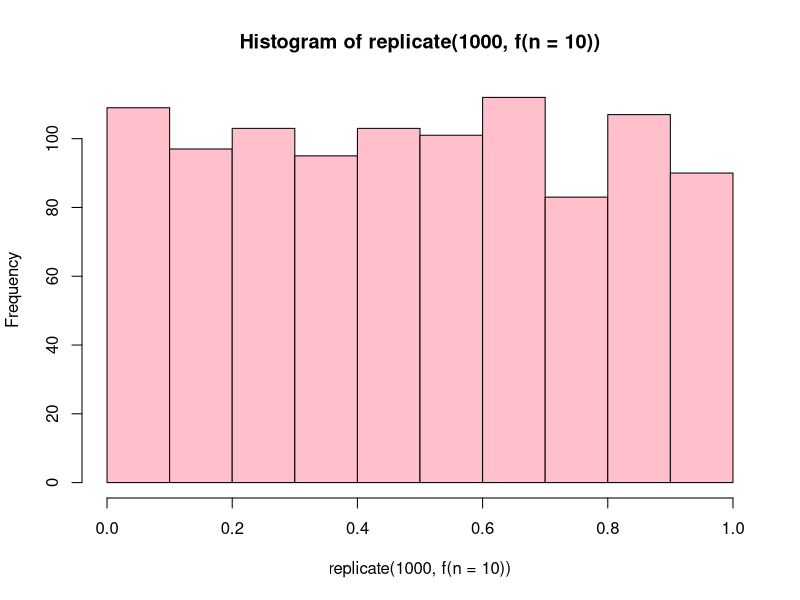
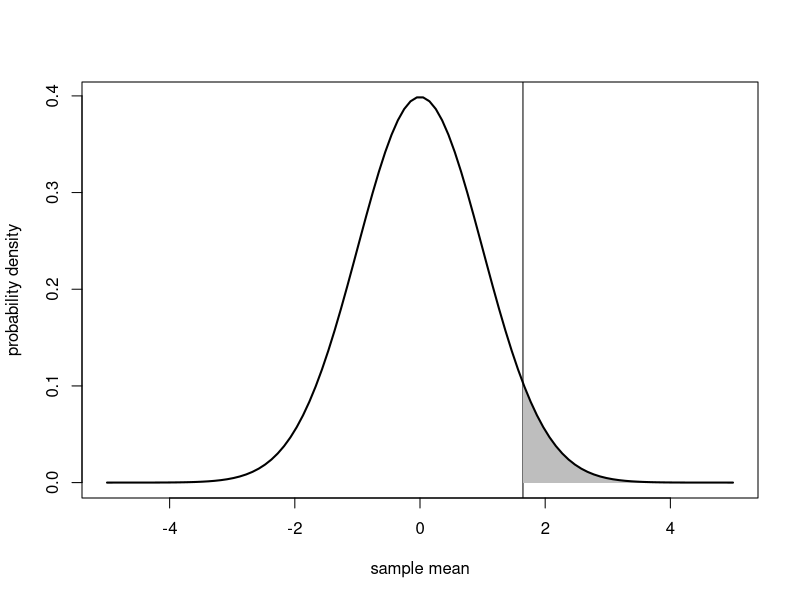
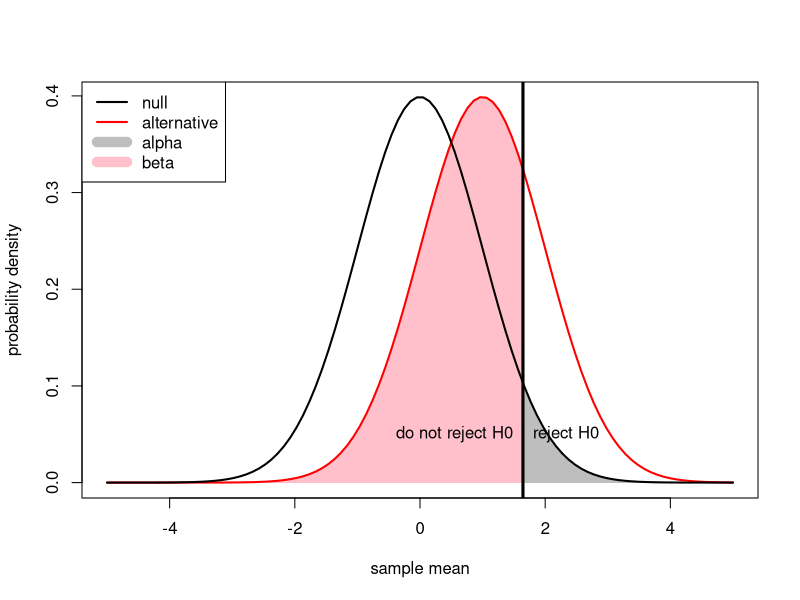
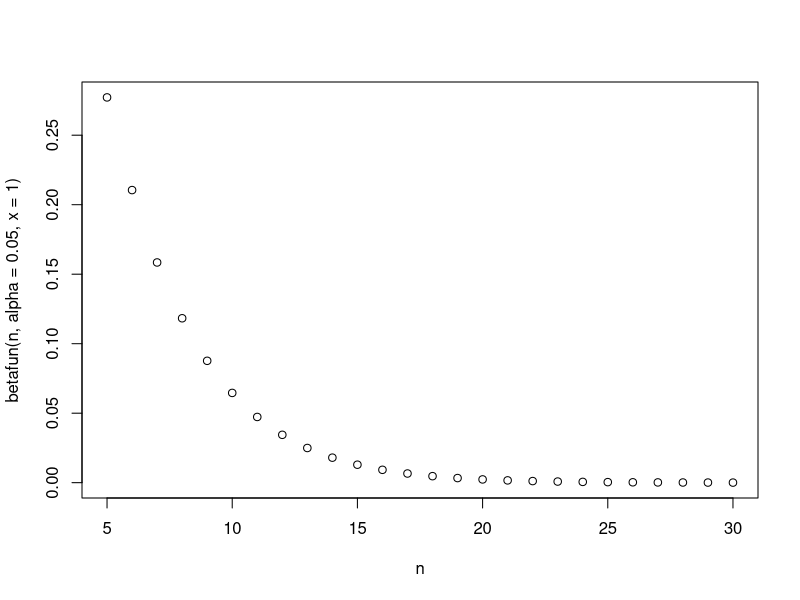
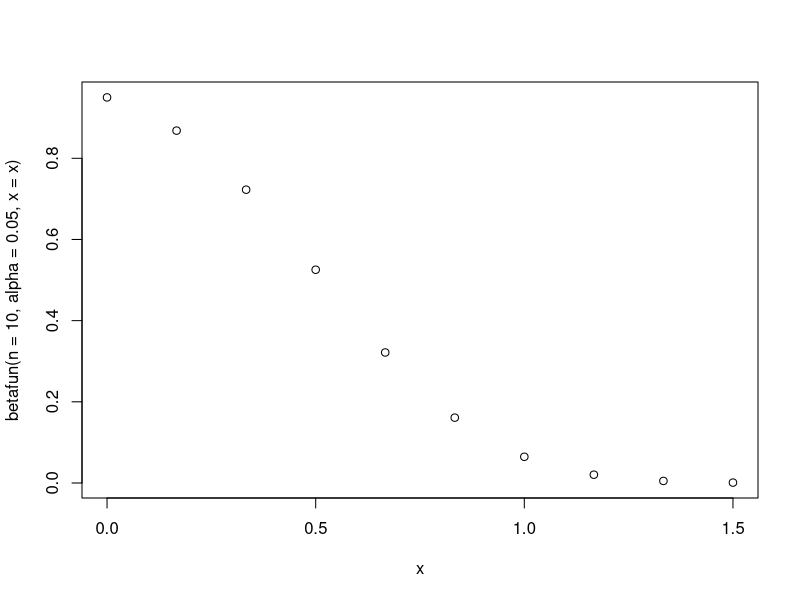
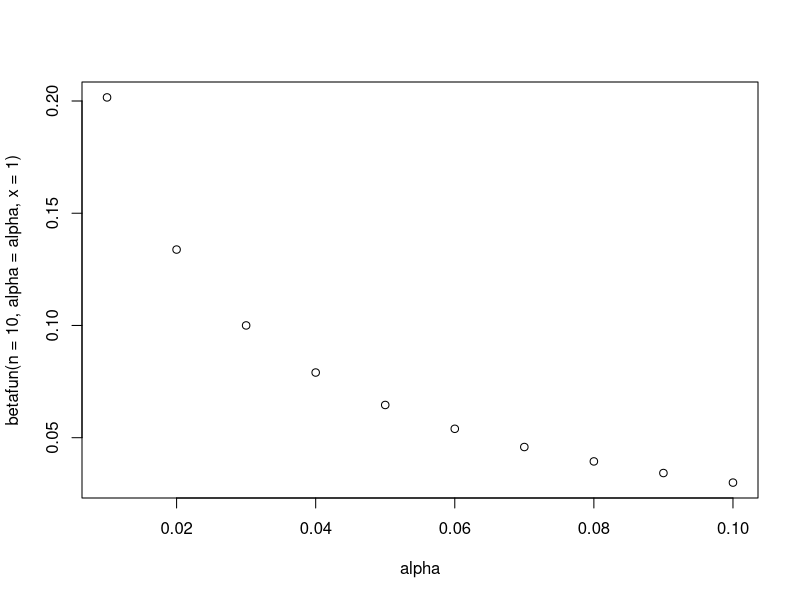
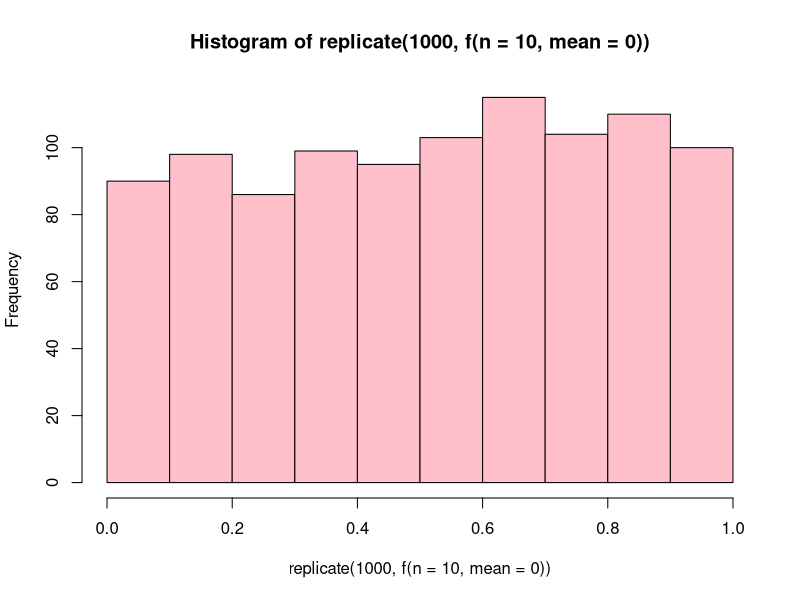
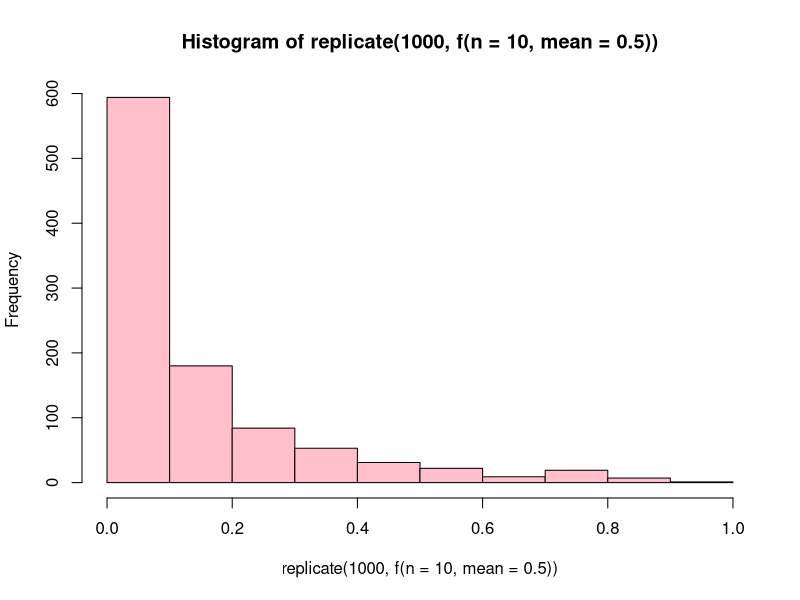

Recreate these plots in R, in order.
## ---- chunk 1
qnorm(0.95,0,1/sqrt(10))
## ---- chunk 2
set.seed(0)
t.test(rnorm(10),alternative="greater")$p.value
## ---- chunk 3
f <- function(n,mean=0){
 t.test(rnorm(n,mean=mean),alternative="greater")$p.value
}
set.seed(0)
replicate(7,f(n=10))
## ---- chunk 4
set.seed(0)
table(replicate(1000,f(n=10)) < 0.05)
## ---- chunk 5
set.seed(0)
hist(replicate(1000,f(n=10)),col='pink')
## ---- chunk 6
x <- seq(from=-5,to=5,len=100)
plot(x,dnorm(x),type='n',xlab='sample mean',ylab='probability density')
abline(v=qnorm(0.95))

xx <- seq(from=qnorm(0.95),to=5,len=100)
jj <- c(xx,rev(xx))
polygon(x=jj,y=c(dnorm(xx),xx*0),border=NA,col='gray')
points(x,dnorm(x),type='l',lwd=2,col='black')
## ---- chunk 7
x <- seq(from=-5,to=5,len=100)
plot(x,dnorm(x),type='n',lwd=2,xlab='sample mean',ylab='probability density')

xx <- seq(from=-5,to=qnorm(0.95),len=100)
jj <- c(xx,rev(xx))
polygon(x=jj,y=c(dnorm(xx,mean=1),xx*0),border=NA,col='pink')
points(x,dnorm(x,mean=1),type='l',lwd=2,col='red')

xx <- seq(from=qnorm(0.95),to=5,len=100)
jj <- c(xx,rev(xx))
polygon(x=jj,y=c(dnorm(xx),xx*0),border=NA,col='gray')
points(x,dnorm(x),type='l',lwd=2)


text(qnorm(0.95),0.05,'do not reject H0',pos=2)
text(qnorm(0.95),0.05,'reject H0',pos=4)
abline(v=qnorm(0.95),lwd=3)

legend("topleft",
     lwd=c(2,2,10,10),
     col=c("black","red","gray","pink"),
     legend=c("null","alternative","alpha","beta")
     )
## ---- chunk 8
f <- function(n,mean=0){
    t.test(rnorm(n,mean=mean),alternative="greater")$p.value
}
## ---- chunk 9
set.seed(0)
table(replicate(1000,f(n=6)) < 0.05)
## ---- chunk 10
set.seed(0)
table(replicate(1000,f(n=6,mean=1)) < 0.05)
## ---- chunk 11
set.seed(0)
table(replicate(1000,f(n=10)) < 0.05)
table(replicate(1000,f(n=10,mean=1)) < 0.05)
## ---- chunk 12
set.seed(0)
table(replicate(1000,f(n=10)) < 0.05)
table(replicate(1000,f(n=10,mean=0.5)) < 0.05)
## ---- chunk 13
set.seed(0)
table(replicate(1000,f(n=10)) < 0.05)
table(replicate(1000,f(n=10,mean=1)) < 0.05)
table(replicate(1000,f(n=10)) < 0.01)
table(replicate(1000,f(n=10,mean=1)) < 0.01)
## ---- chunk 14
betafun <- function(n,alpha,x){
pnorm(qnorm(1-alpha,mean=0,sd=1/sqrt(n)),mean=x,sd=1/sqrt(n))}
## ---- chunk 15
n <- 5:30
plot(n,betafun(n,alpha=0.05,x=1))
## ---- chunk 16
x <- seq(from=0,to=1.5,len=10)
plot(x,betafun(n=10,alpha=0.05,x=x))
## ---- chunk 17
alpha <- seq(from=0.01,by=0.01,to=0.1)
plot(alpha,betafun(n=10,alpha=alpha,x=1))
## ---- chunk 18
f <- function(n,mean=0){ t.test(rnorm(n,mean=mean),alternative="greater")$p.value}
hist(replicate(1000,f(n=10,mean=0)),col='pink')   # null is true
hist(replicate(1000,f(n=10,mean=0.5)),col='pink') # null is false
